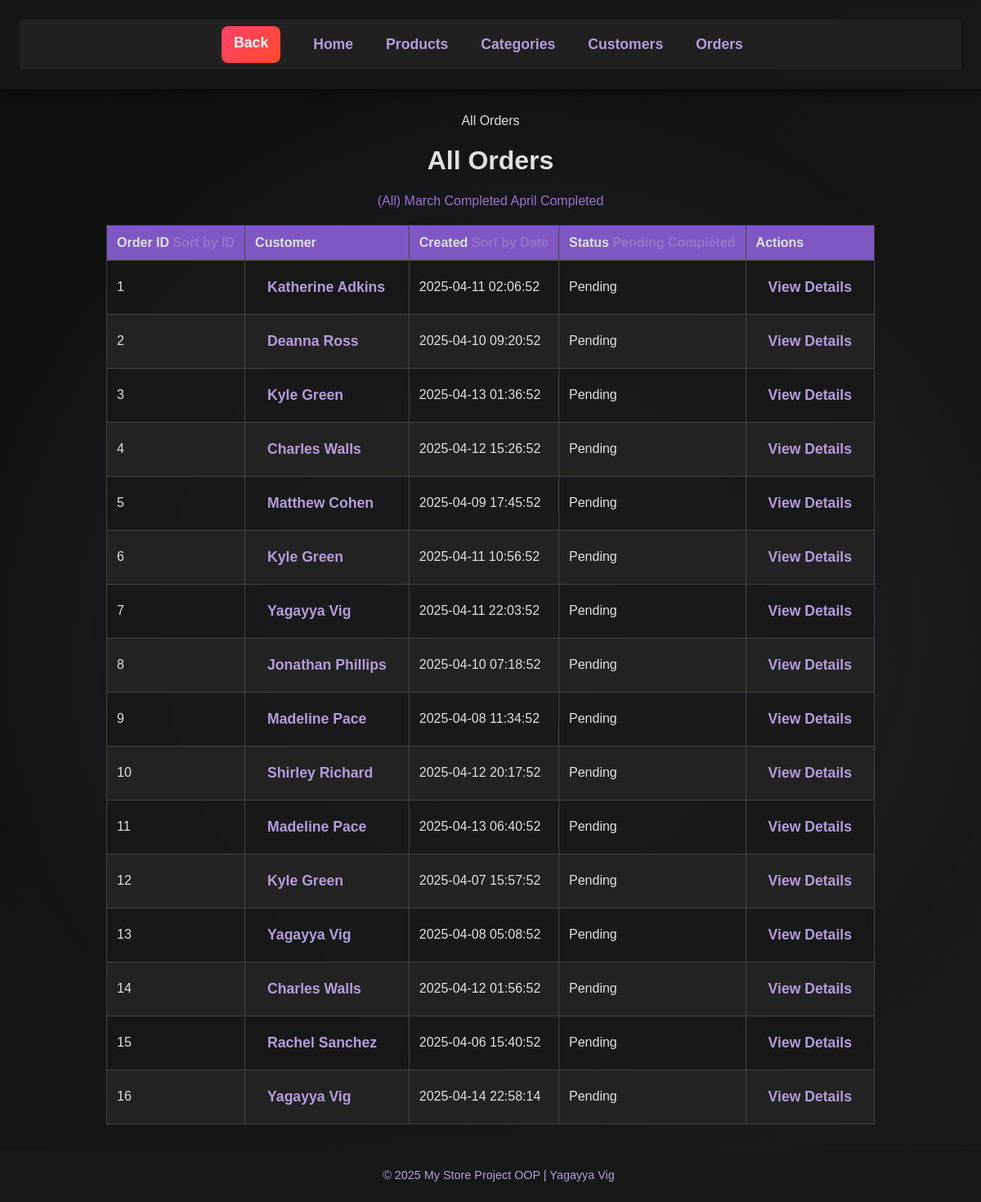
The page /orders on the database its author committed.
### models/order.py (models this page shows, shortened)
class Order(db.Model):
    id = db.mapped_column(db.Integer, primary_key=True, autoincrement=True)
    customer_id = db.mapped_column(db.Integer, db.ForeignKey("customer.id"), nullable=False)
    customer = db.relationship('Customer', back_populates='orders')
    created = db.mapped_column(db.DateTime, nullable=False, default=db.func.now())
    completed = db.mapped_column(db.DateTime, nullable=True, default=None)
    amount = db.mapped_column(db.DECIMAL(6, 2), nullable=True, default=None)
    delivery = db.mapped_column(db.Boolean, default=False)  # False = pickup, True = delivery
    items = db.relationship('ProductOrder', back_populates='order')

### models/customer.py (models this page shows, shortened)
class Customer(db.Model):
    id = db.mapped_column(db.Integer, primary_key=True)
    name = db.mapped_column(db.String, nullable=False)
    phone = db.mapped_column(db.String)
    money = db.mapped_column(db.DECIMAL(10, 2), default=0)
    premium = db.mapped_column(db.Boolean, default=False)
    orders = db.relationship("Order", back_populates="customer")

### app.py (the view)
@app.route("/orders")
def orders():
    sort = request.args.get("sort")
    status = request.args.get("status")
    completed_after = request.args.get("completed_after")
    completed_before = request.args.get("completed_before")
    statement = db.select(Order)
    if completed_after:
        try:
            after_dt = datetime.strptime(completed_after, "%Y.%m/%d@%H:%M")
            statement = statement.where(Order.completed >= after_dt)
        except ValueError:
            pass
    if completed_before:
        try:
            before_dt = datetime.strptime(completed_before, "%Y.%m/%d@%H:%M")
            statement = statement.where(Order.completed <= before_dt)
        except ValueError:
            pass
    if sort == "date":
        statement = statement.order_by(Order.completed)
    elif sort == "id":
        statement = statement.order_by(Order.id)
    if status == "pending":
        statement = statement.where(Order.completed == None)
    elif status == "completed":
        statement = statement.where(Order.completed != None)
    orders_list = db.session.execute(statement).scalars().all()
    return render_template("orders.html", orders=orders_list)

### templates/orders.html (shortened to what this page needs)
{% extends "base.html" %}
{% block header %}All Orders{% endblock %}
{% block content %}
    <h1>All Orders</h1>
    <div style="margin-bottom: 1rem;">
        <a href="{{ url_for('orders') }}" class="btn">(All)</a>
        <a href="{{ url_for('orders', completed_after='2025.03/01@00:00', completed_before='2025.03/31@23:59') }}" class="btn">March Completed</a>
        <a href="{{ url_for('orders', completed_after='2025.04/01@00:00', completed_before='2025.04/08@24:00') }}" class="btn">April Completed</a>
    </div>
    {% if orders %}
    <table>
        <thead>
            <tr>
                <th>Order ID <a href="{{ url_for('orders', sort='id') }}" class="btn">Sort by ID</a></th>
                <th>Customer</th>
                <th>Created <a href="{{ url_for('orders', sort='date') }}" class="btn">Sort by Date</a></th>
                <th>Status
                    <a href="{{ url_for('orders', status='pending') }}" class="btn">Pending</a>
                    <a href="{{ url_for('orders', status='completed') }}" class="btn">Completed</a>
                </th>
                <th>Actions</th>
            </tr>
        </thead>
        <tbody>
            {% for order in orders %}
            <tr class="{{ 'complete' if order.completed else 'pending' }}">
                <td>{{ order.id }}</td>
                <td>
                    <a href="{{ url_for('customer_detail', id=order.customer.id) }}">
                        {{ order.customer.name }}
                    </a>
                </td>
                <td>{{ order.created.strftime('%Y-%m-%d %H:%M:%S') }}</td>
                <td>
                    {% if order.completed %}
                        Completed on {{ order.completed.strftime('%Y-%m-%d %H:%M:%S') }}
                    {% else %}
                        Pending
                    {% endif %}
                </td>
                <td>
                    <a href="{{ url_for('order', id=order.id) }}">View Details</a>
                </td>
            </tr>
            {% endfor %}
        </tbody>
    </table>
    {% else %}
        <p>No orders found.</p>
    {% endif %}
{% endblock %}

### static/style.css (style rules this page uses)
body { font-family: 'Arial', sans-serif; margin: 0; padding: 0; background: linear-gradient(135deg, #0f0f0f, #1a1a1a); color: #e0e0e0; display: flex; flex-direction: column; min-height: 100vh; overflow-x: hidden; }
body::before { content: ""; position: fixed; top: 0; left: 0; width: 100%; height: 100%; background: radial-gradient(circle, rgba(114,91,160,0.2) 0%, rgba(0,0,0,0) 70%); z-index: -1; }
a { color: #9575cd; text-decoration: none; transition: color 0.3s ease; }
table { width: 100%; border-collapse: collapse; background: rgba(24, 24, 24, 0.8); color: #e0e0e0; margin-top: 20px; backdrop-filter: blur(5px); }
th, td { border: 1px solid #444; padding: 12px; text-align: left; }
th { background: #7e57c2; }
tr:nth-child(even) { background: #222; }
td a { color: #b39ddb; text-decoration: none; font-size: 1.1rem; font-weight: bold; text-transform: capitalize; letter-spacing: normal; padding: 10px 15px; border-radius: 5px; display: inline-block; transition: background 0.3s ease, color 0.3s ease, box-shadow 0.3s ease; }
table tbody tr { opacity: 0; transform: translateY(20px); animation: fadeInUp 0.6s ease-in-out forwards; }

### rows shown on the page
Order: id "1", customer.name "Katherine Adkins", created "2025-04-11 02:06:52", shows "Pending"
Order: id "2", customer.name "Deanna Ross", created "2025-04-10 09:20:52", shows "Pending"
Order: id "3", customer.name "Kyle Green", created "2025-04-13 01:36:52", shows "Pending"
Order: id "4", customer.name "Charles Walls", created "2025-04-12 15:26:52", shows "Pending"
Order: id "5", customer.name "Matthew Cohen", created "2025-04-09 17:45:52", shows "Pending"
Order: id "6", customer.name "Kyle Green", created "2025-04-11 10:56:52", shows "Pending"
Order: id "7", customer.name "Yagayya Vig", created "2025-04-11 22:03:52", shows "Pending"
Order: id "8", customer.name "Jonathan Phillips", created "2025-04-10 07:18:52", shows "Pending"
Order: id "9", customer.name "Madeline Pace", created "2025-04-08 11:34:52", shows "Pending"
Order: id "10", customer.name "Shirley Richard", created "2025-04-12 20:17:52", shows "Pending"
Order: id "11", customer.name "Madeline Pace", created "2025-04-13 06:40:52", shows "Pending"
Order: id "12", customer.name "Kyle Green", created "2025-04-07 15:57:52", shows "Pending"
Order: id "13", customer.name "Yagayya Vig", created "2025-04-08 05:08:52", shows "Pending"
Order: id "14", customer.name "Charles Walls", created "2025-04-12 01:56:52", shows "Pending"
Order: id "15", customer.name "Rachel Sanchez", created "2025-04-06 15:40:52", shows "Pending"
Order: id "16", customer.name "Yagayya Vig", created "2025-04-14 22:58:14", shows "Pending"
